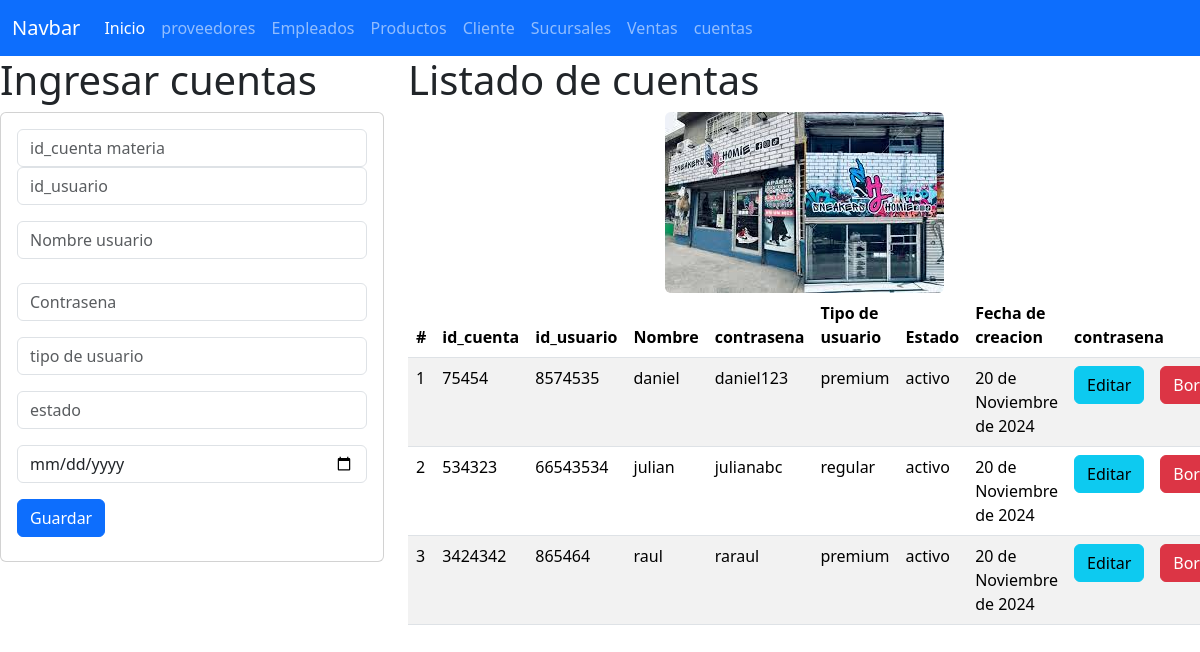
/inicio_vistaMateria/, run on the app's committed database.
### cuenta_app/models.py (models this page shows, shortened)
class materia(models.Model):
    id_cuenta=models.IntegerField(primary_key=True)
    id_usuario=models.IntegerField()
    nombre=models.CharField(max_length=100)
    contrasena=models.CharField(max_length=50)
    tipo_usuario=models.CharField(max_length=50)
    estado=models.CharField(max_length=50)
    fecha_creacion=models.DateField()

### cuenta_app/views.py (the view)
# urls.py: path("inicio_vistaMateria/", views.inicio_vistaMateria, name="inicio_vistaMateria"),  # Asegúrate de que la ruta termine con "/"
def inicio_vistaMateria(request):
    lasmaterias = materia.objects.all()
    return render(request, "gestionarMateria.html", {"mismaterias": lasmaterias})

### cuenta_app/templates/gestionarMateria.html
{% extends "base.html"%}
{% load static %}
{% block cuerpo %}
<div class="row">
<div class="col-sm-12 col-md-4 col-lg-4  col-xl-4">
    <h1>Ingresar cuentas</h1>
    <div class="card">
      <div class="card-body">
        <form action="/registrarmateria/" method="POST"> {% csrf_token %}
          <div class="form-group">
            <input type="text" id="txtid_cuenta" name="txtid_cuenta" class="form-control" placeholder="id_cuenta materia" minLenght="6" maxLenght="6" required>
          </div>
          <div class="form-group">
            <input type="text" id="txtid_usuario" name="txtid_usuario" class="form-control" placeholder="id_usuario" minLenght="6" maxLenght="6" required>
          </div>
          <div class="form-group py-3">
            <input type="text" id="txtnombre" name="txtnombre" class="form-control" placeholder="Nombre usuario" maxLenght="100" required>
          </div>
          <div class="form-group py-2">
            <input type="text" id="txtcontrasena" name="txtcontrasena" class="form-control" placeholder="Contrasena"  maxLenght="100" min="1" max="2" required>
          </div>
          <div class="form-group py-2">
            <input type="text" id="txttipo_usuario" name="txttipo_usuario" class="form-control" placeholder="tipo de usuario" maxLenght="100" min="1" max="2" required>
          </div>
          <div class="form-group py-2">
            <input type="text" id="txtestado" name="txtestado" class="form-control" placeholder="estado" maxLenght="100" min="1" max="2" required>
          </div>
          <div class="form-group py-2">
            <input type="date" id="txtfecha_creacion" name="txtfecha_creacion" class="form-control" placeholder="fecha de creacion" maxLenght="100" min="1" max="2" required>
          </div>
          <div class="form-group py-2">
          <button type="submit" class="btn btn-primary">Guardar</button>
          </div>
        </form>
      </div>
    </div>
</div>
<div class="col-sm-12 col-md-4 col-lg-8 col-xl-8">
    <h1>Listado de cuentas</h1>
    <img class="rounded mx-auto d-block" src="{% static "img/tenis.jpg" %}" alt="alexis" />
    <div class="table-responsive">
        <table class="table table-striped">
            <thead>
              <tr>
                <th scope="col">#</th>
                <th scope="col">id_cuenta</th>
                <th scope="col">id_usuario</th>
                <th scope="col">Nombre</th>
                <th scope="col">contrasena</th>
                <th scope="col">Tipo de usuario</th>
                <th scope="col">Estado</th>
                <th scope="col">Fecha de creacion</th>
                <th colspan="2">contrasena</th>
              </tr>
            </thead>
            <tbody>
            {% for m in mismaterias  %}
            <tr>
                <td>{{forloop.counter}}</td>
                <td>{{m.id_cuenta}}</td>
                <td>{{m.id_usuario}}</td>
                <td>{{m.nombre}}</td>
                <td>{{m.contrasena}}</td>
                <td>{{m.tipo_usuario}}</td>
                <td>{{m.estado}}</td>
                <td>{{m.fecha_creacion}}</td>
                <td><a href="seleccionarmateria/{{m.id_cuenta}}" class="btn btn-info">Editar</td>
                  <td><a href="borrarmateria/{{m.id_cuenta}}" class="btn btn-danger">Borrar</td>
            </tr>
            {% endfor %}
            </tbody>
          </table>
</div>
{% endblock %}

### data on the page
materia: id_cuenta "75454", id_usuario "8574535", nombre "daniel", contrasena "daniel123", tipo_usuario "premium", estado "activo", fecha_creacion "20 de Noviembre de 2024"
materia: id_cuenta "534323", id_usuario "66543534", nombre "julian", contrasena "julianabc", tipo_usuario "regular", estado "activo", fecha_creacion "20 de Noviembre de 2024"
materia: id_cuenta "3424342", id_usuario "865464", nombre "raul", contrasena "raraul", tipo_usuario "premium", estado "activo", fecha_creacion "20 de Noviembre de 2024"
